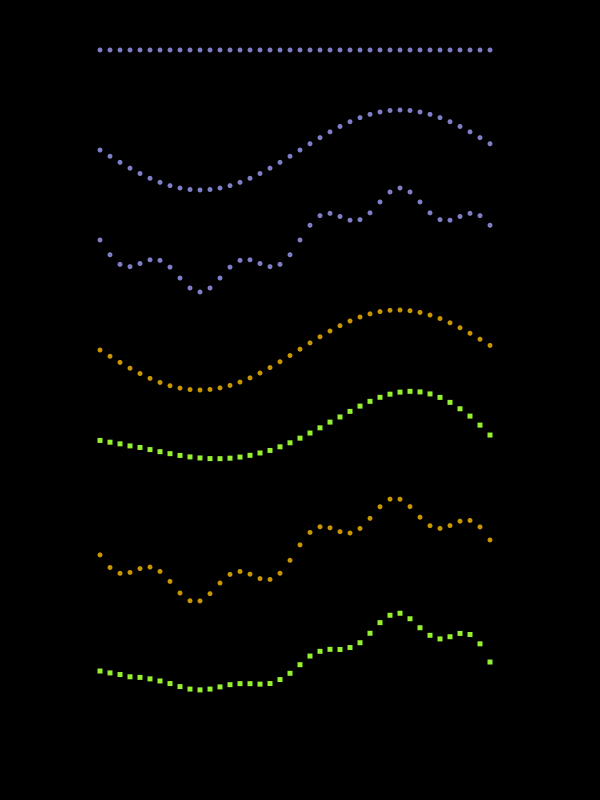
Frame 1 (no input)
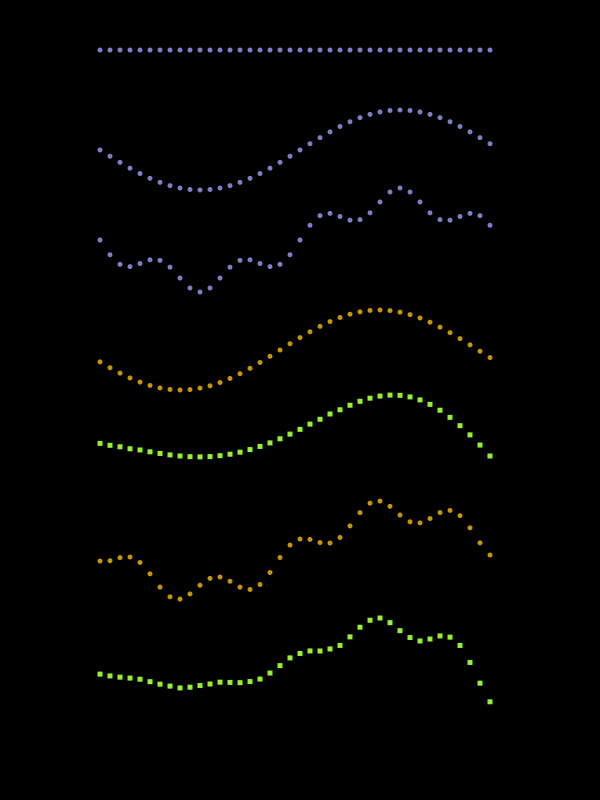
Frame 60 (the mouse pressed at the canvas centre just before this capture)
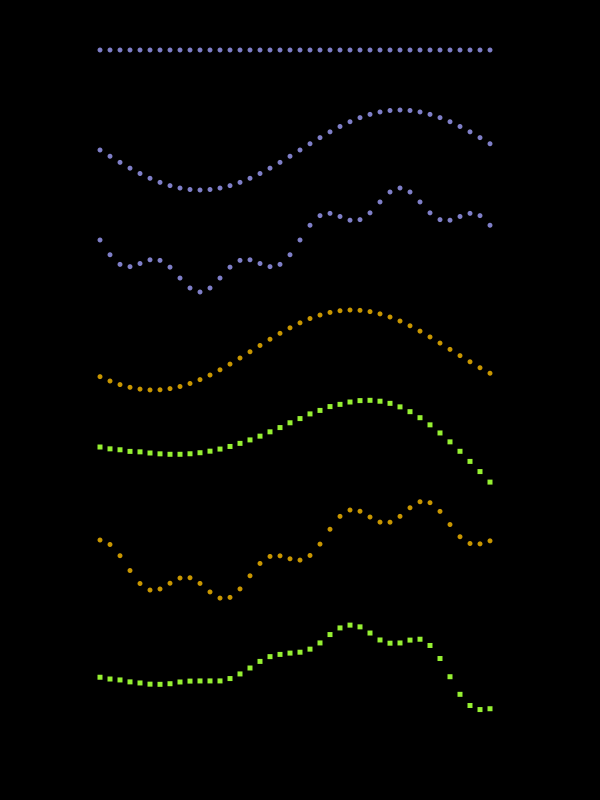
Frame 120 (the mouse held since frame 60 and released just before this capture)

The Processing sketch that drew these frames (run headless with seeded random() and noise(); from frame 60 on, the mouse is pressed at the canvas centre):

// Processing sketch: principe_onde_animee
// ── principe_onde_animee.pde
// Étapes menant à la construction d'une onde en mouvement

float posX, posY, amplitude = 40, variationY, variationY2, temps = 0, vitesseOndulation, cycleComplet, sousCycle;
int debutX = 100, finX = 500, pas=10, distanceX;
color couleur1, couleur2, couleur3;

void setup() {
  size(600,800);
  background(0);
  couleur1 = color(200,150,0);
  couleur2 = color(150,240,50);
 couleur3 = color(127,127,200); 


  noStroke();
  smooth();
  rectMode(CENTER);

  // Il faut alléger le draw de tous les calculs pouvant être faits une fois seulement.
  // Longeur à parcourir
  distanceX = finX-debutX;

  // Longeur d'un cycle complet
  cycleComplet = TWO_PI/float(distanceX);
  // Longueur du 1/5 du cycle complet
  sousCycle = (TWO_PI*5)/float(distanceX);


}


void draw() {
  background(0);

  // En ligne droite
  fill(couleur3);
  posY = 50;
  for (int i = debutX; i<finX; i+=pas) {
    ellipse(i, posY, 5, 5);
  }

  // Onde fixe simple
  posY = 150;
  for (int i = debutX; i<finX; i+=pas) {
    // Suivant une fonction sin complète
    variationY = sin((i-debutX)*cycleComplet);
    // Il faut multiplier par un facteur d'amplitude sinon les variations demeurent entre -1 et 1
    variationY*=amplitude;
    ellipse(i, (posY+variationY), 5, 5);
  }

  // Onde fixe double (une petite onde le long de l'onde principale)
  posY = 240;
  for (int i = debutX; i<finX; i+=pas) {
    // Suivant une fonction sin complète
    variationY = sin((i-debutX)*cycleComplet);
    variationY *= amplitude;

    // Une onde cinq fois plus rapide cette fois :
    // Un tour complet étant égal à deux*PI, le multiple qui suit TWO_PI indique le nombre de cycles à faire
    variationY2 = sin((i-debutX)*sousCycle);
    // Le facteur d'amplitude est moindre que celui de la courbe principale
    variationY2 *= amplitude*0.3;
    ellipse(i, (posY+variationY+variationY2), 5, 5);
  }

  // Onde fixe simple animée
  // On utilise les millisecondes pour faire avancer l'état actuel de l'onde
  fill(couleur1);
  posY = 350;
  vitesseOndulation = 0.0005; // Servira à diminuer le nombre de millisecondes
  // Plus le chiffre sera petit, plus l'animation de l'onde sera lente, indépendamment de son amplitude.
  for (int i = debutX; i<finX; i+=pas) {
    temps += (millis()%i)*vitesseOndulation;
    // IMPORTANT : millis() est borné par un modulo, de telle sorte qu'à la fin de la boucle, on remet le compteur à 0.
    // Si on oublie le modulo, la décalage de l'onde ne cessera de croître et le dessin se déplacera vers le bas du sketch.
    // La valeur à inscrire après le modulo (%) est la valeur i.
    // Il faut maintenant insérer notre minuterie cyclique dans la formule :
    variationY = sin(((i-debutX)+temps)*cycleComplet);
    variationY*=amplitude;
    ellipse(i, (posY+variationY), 5, 5);
  }

  // Onde fixe simple animée avec perte d'énergie
  fill(couleur2);
  posY = 440;
  vitesseOndulation = 0.0005;
  for (int i = debutX; i<finX; i+=pas) {
    temps += (millis()%i)*vitesseOndulation;
    variationY = sin(((i-debutX)+temps)*cycleComplet);
    // Pour plus de réalisme, on peut utiliser la valeur de i pour faire varier l'effet de l'amplitude le long de l'onde.
    variationY*=(amplitude*0.2)+((i*i)/(4000));
    // La multiplication de i*i apporte les avantages d'une fonction croissante exponentielle.
    // Les changements à l'intensité de l'amplitude se feront sentir de plus en plus.
    // Il faut toutetois s'assurer de diviser la valeur maximum par un chiffre suffisamment grand(ici, 4000).
    rect(i, (posY+variationY), 5, 5);
  }

  // Onde double animée (uniquement les petits lacets).
  fill(couleur1);
  posY = 550;
  vitesseOndulation = 0.0001; // Le chiffre est encore plus petit que pour l'exemple ci-dessus
  for (int i = debutX; i<finX; i+=pas) {
    temps += (millis()%i)*vitesseOndulation;
    variationY = sin(((i-debutX))*cycleComplet);
    variationY*=amplitude;

    // Il faut insérer notre minuterie cyclique dans la formule de la petite onde :
    variationY2 = sin((i-debutX+temps)*sousCycle);
    // Le facteur d'amplitude est moindre que celui de la courbe principale
    variationY2 *= amplitude*0.3;
    ellipse(i, (posY+variationY+variationY2), 5, 5);
  }

  // Onde double animée au complet.
  fill(couleur2);
  posY = 670;
  vitesseOndulation = 0.0001;
  for (int i = debutX; i<finX; i+=pas) {
    temps += (millis()%i)*vitesseOndulation;
    // Minuterie cyclique dans la formule de la grande onde :
    variationY = sin(((i-debutX+temps))*cycleComplet);
    // formule avec perte d'énergie
    variationY*=(amplitude*0.2)+((i*i)/(4000));

    // Minuterie cyclique dans la formule de la petite onde :
    variationY2 = sin((i-debutX+temps)*sousCycle);
    // formule avec perte d'énergie
    // Le facteur d'amplitude est moindre que celui de la courbe principale
    // Inversement avec le diviseur : 16000 au lieu de 4000. Les distances d'oscillation pour la petite onde sont plus restreintes.
    variationY2 *= (amplitude*0.005)+((i*i)/(16000));
    rect(i, (posY+variationY+variationY2), 5, 5);
  }

}
